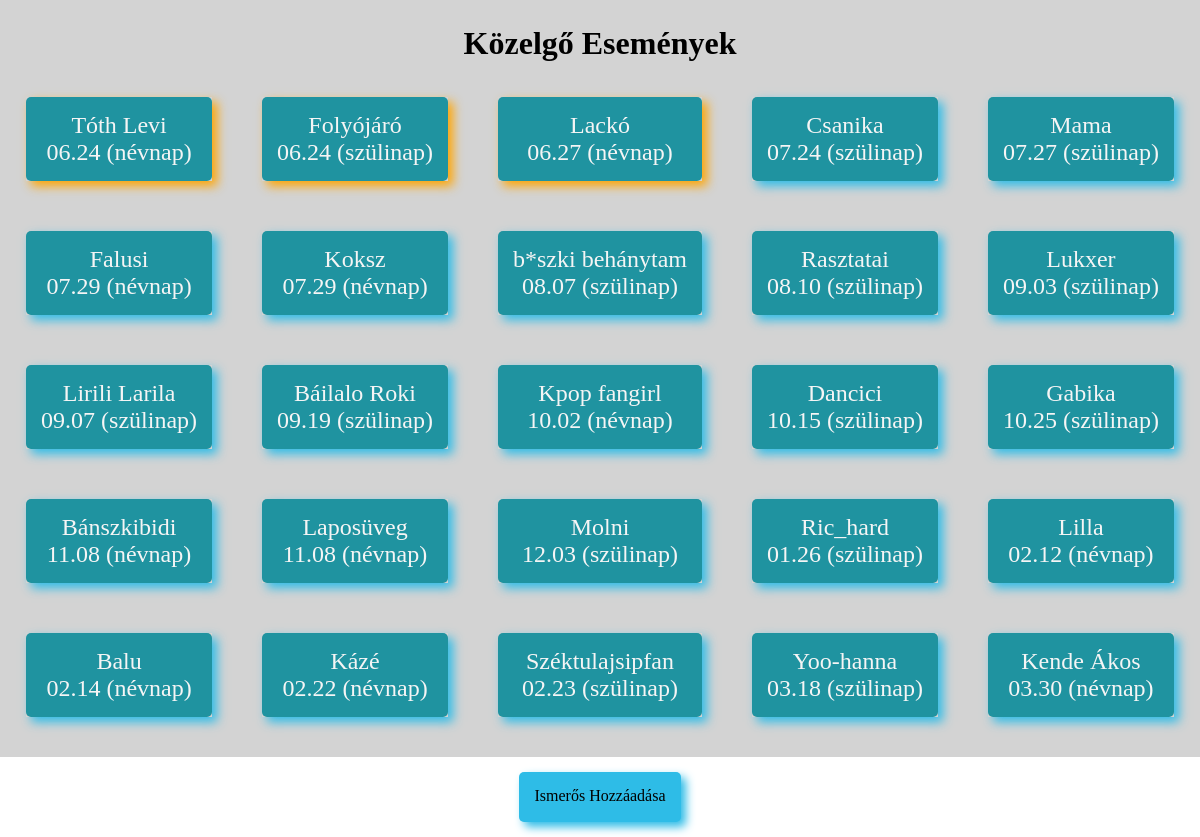
The app's page /, older data.
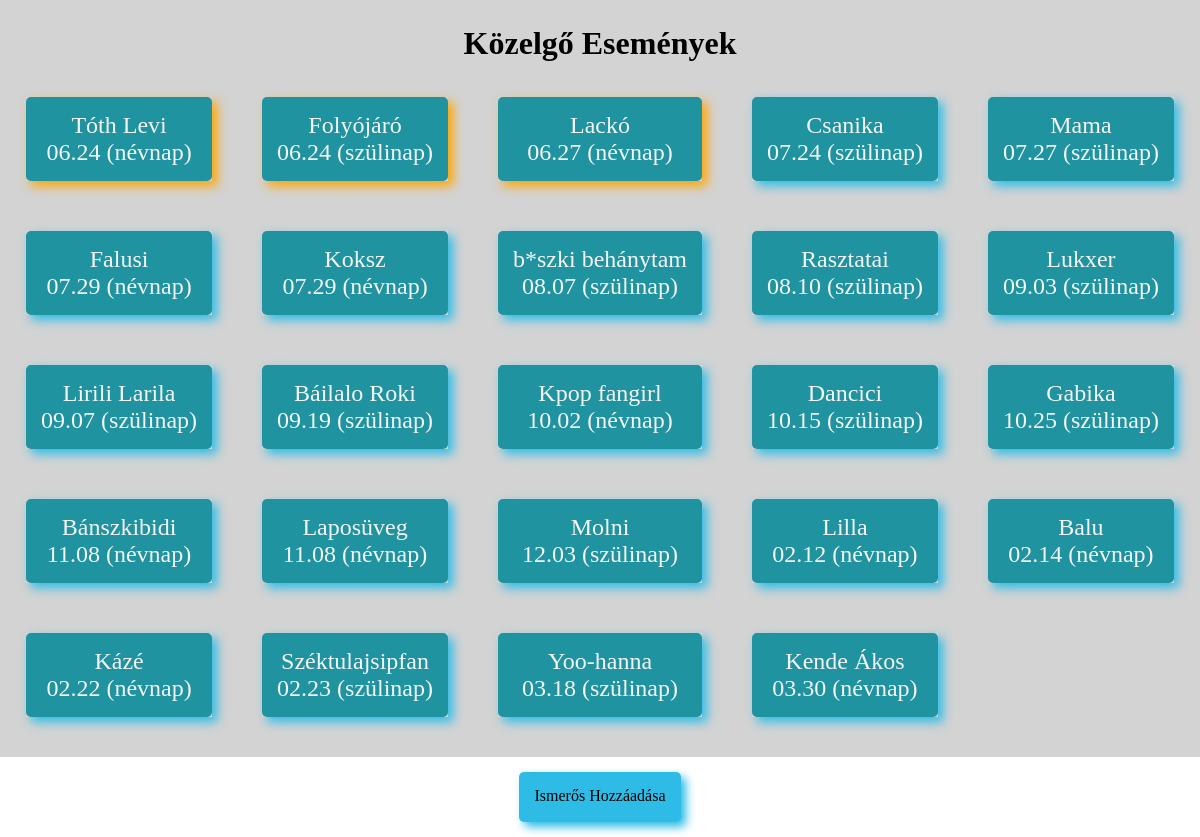
The same page, newer data.
### app_szulinap/models.py (models this page shows, shortened)
class Ember(models.Model):
    teljesnev = models.CharField(max_length=255)
    becenev = models.CharField(max_length=255)
    szulinap = models.DateField()
    nevnap = models.DateField()
    ajandek = models.CharField(max_length=255, null=True, blank=True)
    class Meta:
        verbose_name = "Ember"
        verbose_name_plural = "Emberek"

### app_szulinap/views.py (the view, shortened to what this page needs)
# urls.py: path('', fooldal),
def fooldal(request):
    emberek = Ember.objects.all()
    maidatum = date.today()
    def datum_kulonbseg(ember):
        def nap_ev_nelkul(d):
            return date(maidatum.year, d.month, d.day)
        szulido = nap_ev_nelkul(ember.szulinap)
        nevnapido = nap_ev_nelkul(ember.nevnap)
        def napok_kulonbseg(d):
            diff = (d - maidatum).days
            return diff if diff >= 0 else diff + 365
        szulinap_diff = napok_kulonbseg(szulido)
        nevnap_diff = napok_kulonbseg(nevnapido)
        return min(szulinap_diff, nevnap_diff)
    emberek = sorted(emberek, key=datum_kulonbseg)
    ember_adatok = []
    for ember in emberek:
        szuli = date(maidatum.year, ember.szulinap.month, ember.szulinap.day)
        nev = date(maidatum.year, ember.nevnap.month, ember.nevnap.day)
        if (szuli - maidatum).days % 365 <= (nev - maidatum).days % 365:
            datum = ember.szulinap.strftime("%m.%d") + " (szülinap)"
        else:
            datum = ember.nevnap.strftime("%m.%d") + " (névnap)"
        szuli_diff = (szuli - maidatum).days if (szuli - maidatum).days >= 0 else (szuli - maidatum).days + 365
        nev_diff = (nev - maidatum).days if (nev - maidatum).days >= 0 else (nev - maidatum).days + 365
        if szuli_diff <= nev_diff:
            datum = ember.szulinap.strftime("%m.%d") + " (szülinap)"
            diff = szuli_diff
        else:
            datum = ember.nevnap.strftime("%m.%d") + " (névnap)"
            diff = nev_diff
        alap = False
        heti = False
        havi = False
        surgos = False
        if 7 < diff < 31:
            havi = True
        elif ember.ajandek  and diff < 8:
            heti = True
        elif diff < 8:
            surgos = True
        else:
            alap = True
        ember_adatok.append({
            'id': ember.id,
            'becenev': ember.becenev,
            'datum': datum,
            'heti': heti,
            'surgos': surgos,
            'havi': havi,
            'alap': alap,
        })
    return render(request, 'app_szulinap/fooldal.html', {
        'emberek': ember_adatok
    })

### app_szulinap/templates/app_szulinap/fooldal.html (shortened to what this page needs)
{% load static %}
<!DOCTYPE html>
<html lang="hu">
<head>
    <link rel="stylesheet" href="{%static 'app_szulinap/fooldal.css'%}">
</head>
<body>
    <header><h1>Közelgő Események</h1></header>
    <main>
    {% for ember in emberek %}
        <a href="profil/{{ ember.id }}/"
            {% if ember.havi %}
            class="havi"
            {% endif %}
            {% if ember.alap%}
            class="alap"
            {% endif %}
        >
            <div>
                <p >{{ ember.becenev }}</p>
                <p>{{ ember.datum }}</p>
            </div>
            {% endfor %}
        </a>
    </main>
    <footer>
        <a href="ujember/"> Ismerős Hozzáadása</a>
    </footer>
</body>
</html>

Row changes from the older to the newer data that the page shows:
removed Ember: becenev "Ric_hard"
Text that changed along with them:
list line gone: "01.26 (szülinap)"
